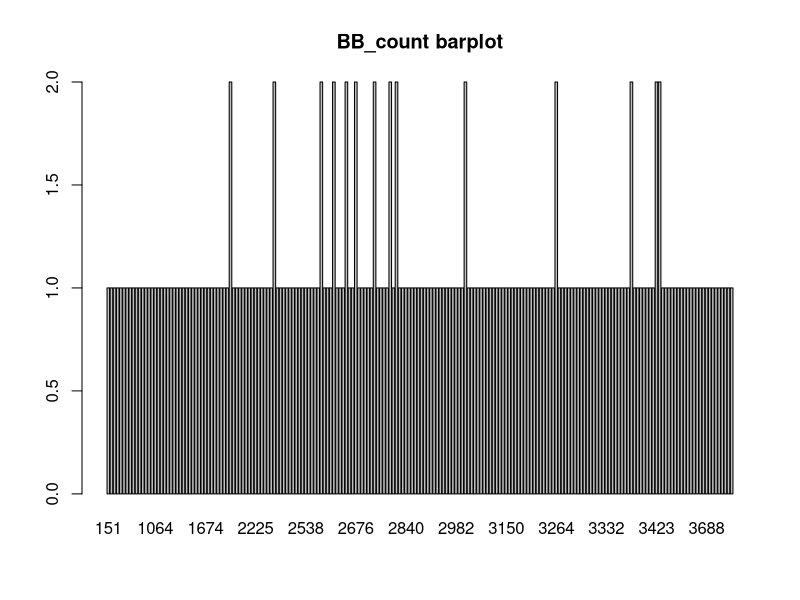
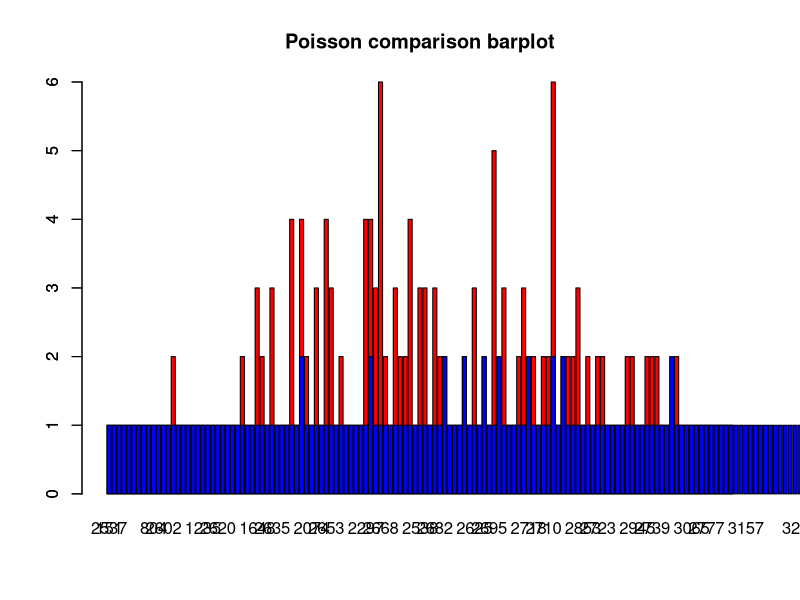
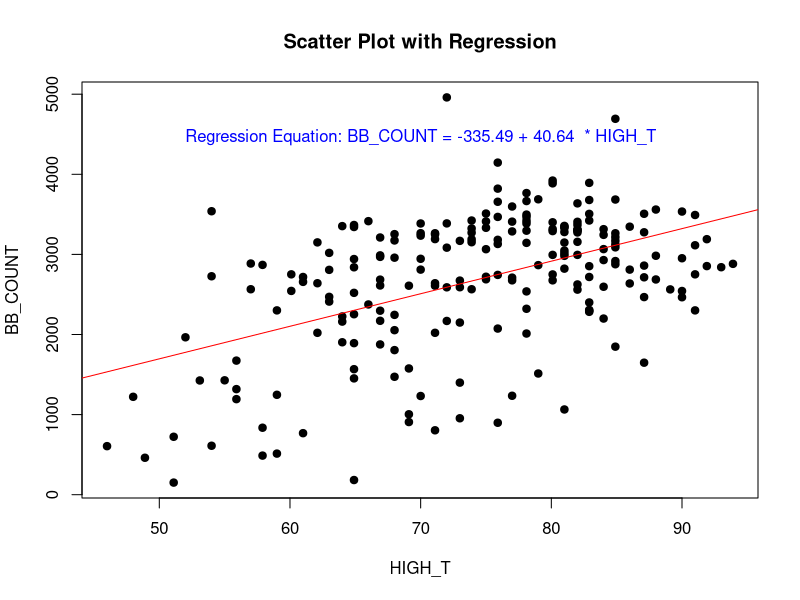
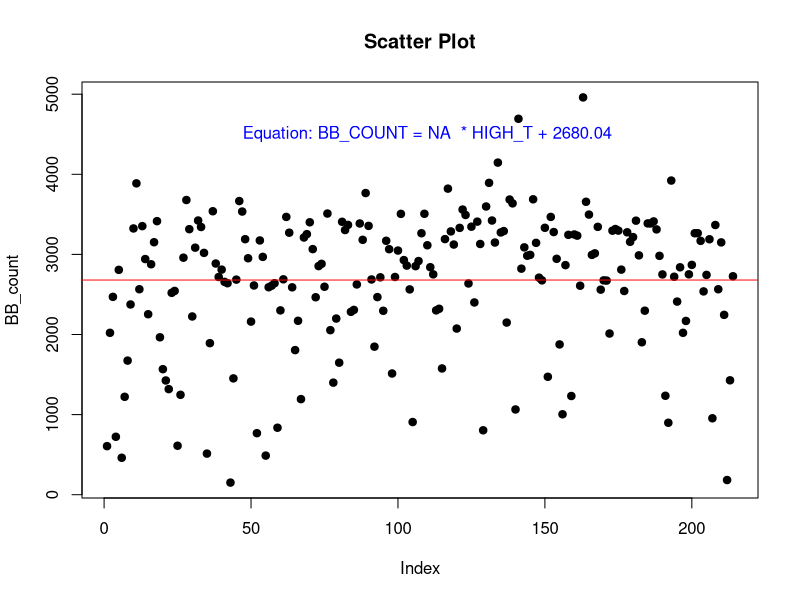
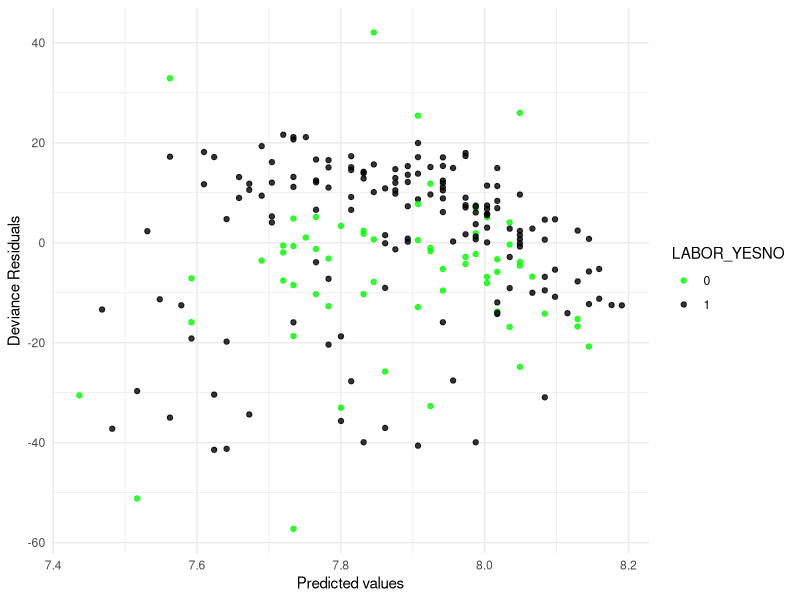
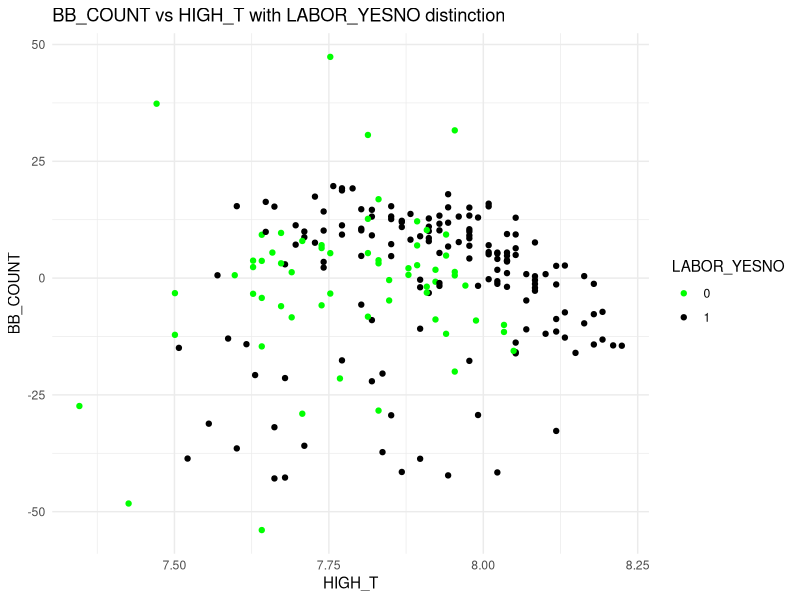
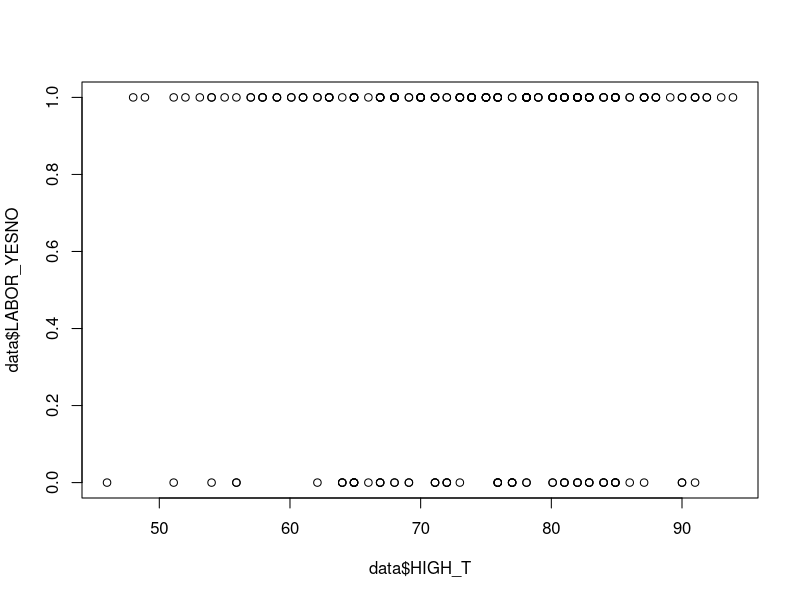

Generate these figures, in order, with R:
## ---- chunk 1
knitr::opts_chunk$set(echo = TRUE)
library(readxl)
library(ggplot2)
library(AER)
## ---- chunk 2
#install.packages("AER")
library(readxl)
library(ggplot2)
library(AER)
## ---- chunk 3
data<-read_excel("./assignment_data/A4_PR.xls")
n<-nrow(data)
n
## ---- chunk 4
bb_table <- table(data$BB_COUNT)
barplot(bb_table, main="BB_count barplot")
bb_sum<-summary(data$BB_COUNT)
pois_dis<-rpois(214, mean(data$BB_COUNT))
pois_table<-table(pois_dis)
barplot(pois_table, col="red", main="Poisson comparison barplot");barplot(bb_table,col="blue",add=T)
## ---- chunk 5
cat("The descriptive statistics of BB_count is\n");print(bb_sum)
cat("In the BB_count barplot we can see that, the majority of BB_COUNT values have a frequency of 1, with 
only a few occurrences having a frequency of 2.\n")
cat("In the barplot above we created data in a poisson distribution arrangement(red) and compare it with 
the distribution of our data(blue), we can see that the distributions are very different so we can
concludethat BB_count does not follow a Poisson regression\n")
cat("A feature of the Poisson distribution is that the mean equal to the variance. However, in our 
scenario, the variance significantly exceeds the mean, indicating that our data does not follow 
the distribution. To assess it, we compute the overdispersion parameter for our model.\n")
## ---- chunk 6
model <- glm(BB_COUNT ~ HIGH_T + LOW_T + PRECIP + LABOR_YESNO,data=data, family = poisson(link = "log"))
# Get the residual deviance and the degrees of freedom
residual_dev <- model$deviance
df <- model$df.residual

# Calculate the overdispersion parameter
overdispersion <- residual_dev/df
## ---- chunk 7
cat("The overdispersion parameter is:", overdispersion)
## ---- chunk 8
data$HIGH_T <- as.numeric(data$HIGH_T)
mdl_pois_reg <-glm(formula = BB_COUNT ~ HIGH_T, data = data, family = "poisson")
summary(mdl_pois_reg)
coefficients <- coef(mdl_pois_reg)

intercept <- coefficients[1]
pendent <- coefficients[2]

## ---- chunk 9
cat("Regression equation:\n")
cat("ln(BB_COUNT) =", intercept, "+", pendent, "* HIGH_T\n")
cat("BB_COUNT = e^(", intercept, ") * e^(", pendent,"* HIGH_T)\n\n")
cat("There is proof of a connection, the p_value(<2e-16) is lower than critical value 0.05, so they are 
significant between each other. Also, according to this equation, a 1-unit elevation in HIGH_T 
leads to a BB_COUNT increase of", pendent,". This demonstrates a positive linear correlation between 
the variables, denoting a positive association. The positive sign of the slope signifies that as 
HIGH_T increases, BB_COUNT also experiences an increase.")
## ---- chunk 10
#Fit the linear regression model with standardized variables
model <- glm(BB_COUNT ~ HIGH_T, data = data)
#Create the scatter plot with standardized variables
plot(data$HIGH_T, data$BB_COUNT, 
     main = "Scatter Plot with Regression", 
     xlab = "HIGH_T", ylab = "BB_COUNT", pch=19)

#Add the regression line to the plot
abline(model, col = "red")

#Get the coefficients of the regression equation
coefficients <- coef(model)
intercept <- coefficients[1]
slope <- coefficients[2]

#Add the regression equation to the plot
equation <- paste("Regression Equation: BB_COUNT =",round(intercept, 2), "+", round(slope, 2), " * HIGH_T")
text(x=70, y=4460,
     equation, 
     col="blue")
## ---- chunk 11
cat("We can see that there exists a positive linear correlation between these variables.")
## ---- chunk 12
null_model<- glm(BB_COUNT ~ 1, data = data)
null_plot<-plot(data$BB_COUNT, ylab= "BB_count",
     main = "Scatter Plot", pch=19)
abline(null_model, col = "red")

coefficients <- coef(null_model)
intercept <- coefficients[1]
slope <- coefficients[2]

null_equation <- paste("Equation: BB_COUNT =", round(slope, 2), " * HIGH_T +", round(intercept, 2))
text(x=110, y=4500,
     null_equation, 
     col="blue")
## ---- chunk 13
cat("This model is characterized by an equation that remains unaffected by any variable, essentially
representing the null model. Consequently, it produces a horizontal line, which stays consistent 
along the y-axis at the mean value. Hence, the null model is depicted as a steady line that aligns 
with the mean.")
## ---- chunk 14

# Calculate 95% confidence interval for the coefficient of 'High_T'
summary(mdl_pois_reg)
pendent <- summary(mdl_pois_reg)$coefficients[2, 1]
standard_error <- summary(mdl_pois_reg)$coefficients[2, 2]
z <- qnorm(0.975)

upper <- pendent + z*standard_error
lower <- pendent - z*standard_error

## ---- chunk 15
cat("The 95% confidence interval is: [", lower, ",",upper, "]\n" )
cat("Within this interval, it can be inferred that a rise of 1 unit in HIGH_T is associated with a 
BB_COUNT change falling between",lower, "and", upper)

## ---- chunk 16

## ---- chunk 17
cat("Neither 1 nor 0 are within this interval [", lower, ",",upper, "]. We have a relationship 
between the variables under study. A 0 within our interval would indicate otherwise, as it 
would signify the multiplication of our variable by 0 when HIGH_T increases by one unit.
A 1 within our interval would mean there would be no change, so it makes sense that neither 0
nor 1 are in our interval.")
## ---- chunk 18
#Overdispersion in mdl_pois_reg
summary(mdl_pois_reg)
# Residual deviance and the degrees of freedom
res_dev_1 <- mdl_pois_reg$deviance
df_1 <- mdl_pois_reg$df.residual

# Calculate the overdispersion parameter
overdispersion_1 <- res_dev_1/df_1
## ---- chunk 19
cat("The overdispersion parameter is:", overdispersion_1, "\n\n")
cat("We can observe that this overdispersion is nearly twice the size of the previous one. It is too 
large for us to model our data using Poisson distribution, we can say that overdispersion poses 
problem for our model.")
## ---- chunk 20
dispersion_test<-dispersiontest(mdl_pois_reg)
dispersion_test
## ---- chunk 21
cat("The results from our test strongly support our previous calculation: there is overdispersion. This
indicates that the variability in the data is higher than what would be expected from a Poisson
distribution.")
## ---- chunk 22
#Calculate residues of first model
res<-resid(mdl_pois_reg)
## ---- chunk 23
ggplot(data, aes(x=mdl_pois_reg[["linear.predictors"]], y= res, 
  color =as.factor(LABOR_YESNO))) + 
  xlab("Predicted values") + ylab("Deviance Residuals") +
  labs(color = "LABOR_YESNO") + 
  geom_point(alpha = .8, shape = 19) + 
  scale_color_manual(values = c("green", "black"))+theme_minimal()

## ---- chunk 24
cat("This plot is highly scattered and lacks linearity. Which indicates that the data still doesn't fit
the model.")
## ---- chunk 25
mdl_pois_reg_laboral <- glm(formula = BB_COUNT ~ HIGH_T + LABOR_YESNO,
                          data = data, family = "poisson"(link="log"))
summary(mdl_pois_reg_laboral)

coef(mdl_pois_reg_laboral )
intercept <- coef(mdl_pois_reg_laboral )[1]
slope <- coef(mdl_pois_reg_laboral )[2]
labor<-coef(mdl_pois_reg_laboral )[3]
#Create the fitted 
fitted_equation <- paste("Regression Equation: BB_COUNT =",round(intercept, 2),"+",round(slope, 2), 
" * HIGH_T ","+", round(labor, 2), "* LABOR_YESNO ")
## ---- chunk 26
print(fitted_equation)
## ---- chunk 27
res_lab<-resid(mdl_pois_reg_laboral)
ggplot(data, aes(x=mdl_pois_reg_laboral[["linear.predictors"]], y= res_lab, 
  color =as.factor(LABOR_YESNO))) + geom_point()+ 
  xlab("HIGH_T") + ylab("BB_COUNT") + labs(color = "LABOR_YESNO",
  title="BB_COUNT vs HIGH_T with LABOR_YESNO distinction")+
  scale_color_manual(values = c("green", "black"))+theme_minimal()
## ---- chunk 28
cat("It seems that when HIGH_T 8 BB_COUNT is hgher, but there seems to be no relation between
LABOR_YESNO and HIGH_T, it would make sense if there was no relation, as they are the temperature 
andif the day is laborable or not, wich are things we know are not related. Nevertheless, we will 
prove it")
## ---- chunk 29
plot(data$HIGH_T, data$LABOR_YESNO)
model_H_lab <- lm(formula =HIGH_T ~ LABOR_YESNO, data = data)
anova(model_H_lab, test="Chisq")
## ---- chunk 30
cat("In the plot we can observe that they are not related, we confirm it through an anova on a lm test 
of LABOR_YESNO on HIGH_T, where we can see that they are not significant on each other, which means 
that they are not related")
## ---- chunk 31
data$PRECIP<-as.double(data$PRECIP)
mdl_pois_reg_laboral <- glm(BB_COUNT ~ HIGH_T + LABOR_YESNO + PRECIP,data=data, 
  family = "poisson"(link="log"))
summary(mdl_pois_reg_laboral)

## ---- chunk 32
cat("PRECIP is a significant predictor for BB_COUNT, along with LABOR_YESNO and HIGH_T as they all are
significant (p_value<0.05)")
## ---- chunk 33
data$LOW_T<-as.double(data$LOW_T)
mdl_pois_reg_laboral <- glm(formula = BB_COUNT ~ HIGH_T + LABOR_YESNO + PRECIP + LOW_T ,
                          data = data, family = "poisson"(link="log"))
summary(mdl_pois_reg_laboral)
## ---- chunk 34
cat("LOW_T is a significant predictor for BB_COUNT, along with LABOR_YESNO, HIGH_T and PRECIP as they 
all are significant (p_value<0.05)")
## ---- chunk 35
cat("A model predicting BB_COUNT with all the other variables, to see if they are all significant in 
predicting the outcome variable ")
## ---- chunk 36
mdl_pois_reg_laboral <- glm(formula = BB_COUNT ~ HIGH_T + LABOR_YESNO + as.double(PRECIP) + as.double(LOW_T) + Date,data = data, family = "poisson"(link="log"))
summary(mdl_pois_reg_laboral)
## ---- chunk 37
cat("Some examples of outcomes would be:
    Number of traffic accidents based on weather conditions.
    Number of visits to E.R. from different causes of injury.
    The number of calls a call center receives in a fixed period of time.
    The number of hits a website receives in a given period of time")
